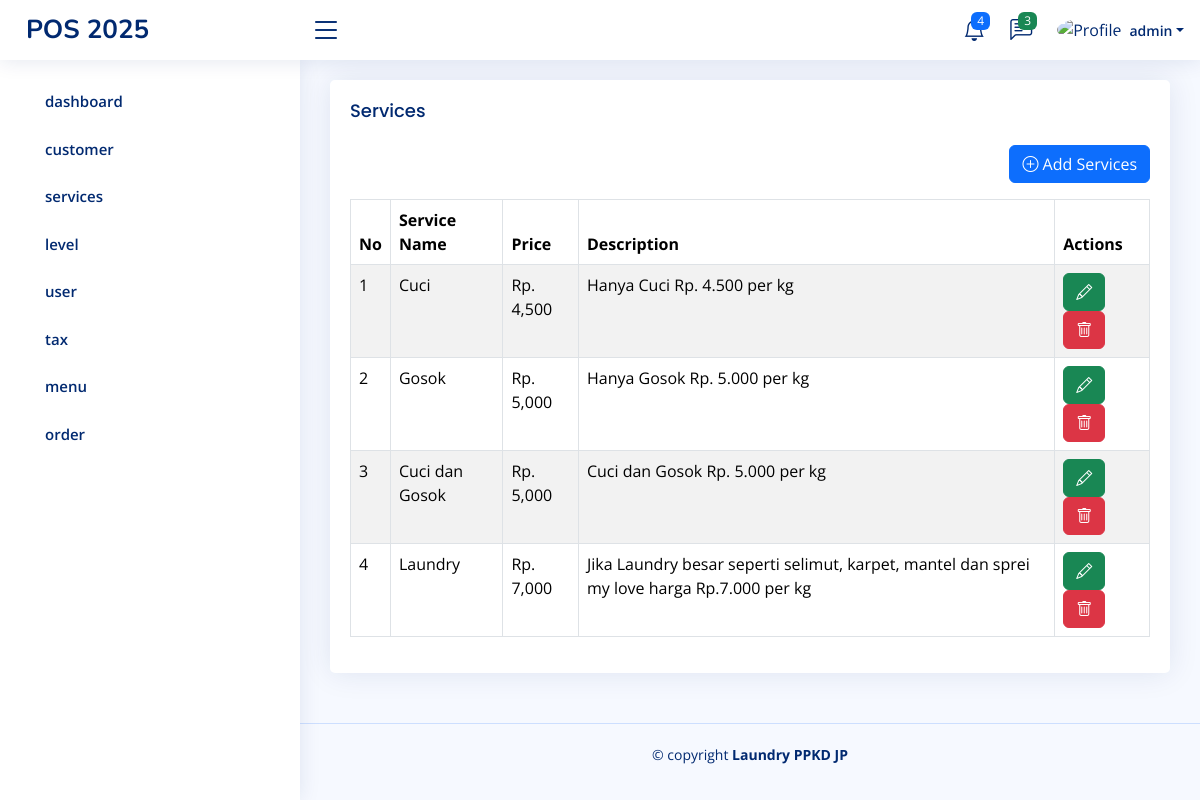
The page /home.php?page=app/service (signed in) on the database its author committed.
### tables this page shows
CREATE TABLE `role_menus` (
  `id` int(11) NOT NULL,
  `id_level` varchar(50) NOT NULL,
  `id_menu` varchar(50) NOT NULL,
  `created_at` timestamp NOT NULL DEFAULT current_timestamp(),
  `updated_at` timestamp NULL DEFAULT NULL ON UPDATE current_timestamp()
);

CREATE TABLE `menus` (
  `id` int(11) NOT NULL,
  `name` varchar(50) NOT NULL,
  `icon` varchar(50) NOT NULL,
  `created_at` timestamp NOT NULL DEFAULT current_timestamp(),
  `updated_at` timestamp NULL DEFAULT NULL ON UPDATE current_timestamp(),
  `link` varchar(50) NOT NULL,
  `order` int(11) NOT NULL
);

CREATE TABLE `services` (
  `id` int(11) NOT NULL,
  `name` varchar(50) NOT NULL,
  `price` int(11) NOT NULL,
  `description` text NOT NULL,
  `created_at` timestamp NOT NULL DEFAULT current_timestamp(),
  `updated_at` timestamp NULL DEFAULT NULL ON UPDATE current_timestamp()
);

### pages/app/service.php (the view, shortened to what this page needs)
<?php
$query = mysqli_query($config, "SELECT * FROM services");
$service = mysqli_fetch_all($query, MYSQLI_ASSOC);
?>
<div class="row">
    <div class="col-sm-12">
        <div class="card">
            <div class="card-body">
                <h3 class="card-title">Services</h3>
                <div class="mb-3" align="right">
                    <a class="btn btn-primary" href="?page=add/tambah-service"><i class="bi bi-plus-circle"></i> Add Services</a>
                </div>
                <table class="table table-bordered table-striped datatable">
                    <thead>
                        <tr>
                            <th>No</th>
                            <th>Service Name</th>
                            <th>Price </th>
                            <th>Description</th>
                            <th>Actions</th>
                        </tr>
                    </thead>
                    <tbody>
                        <?php
                        foreach ($service as $key => $s) {
                        ?>
                            <tr>
                                <td><?php echo $key + 1 ?></td>
                                <td><?php echo $s['name'] ?></td>
                                <td>Rp. <?php echo number_format($s['price']) ?></td>
                                <td><?php echo $s['description'] ?></td>
                                <td>
                                    <a class="btn btn-success" href="?page=add/tambah-service&edit=<?php echo $s['id'] ?>">
                                        <i class="bi bi-pencil"></i>
                                    </a>
                                    <a class="btn btn-danger" onclick="return confirm('Apakah anda yakin akan menghapus data ini?')" href="?page=app/service&delete=<?php echo $s['id'] ?>">
                                        <i class="bi bi-trash"></i>
                                    </a>
                                </td>
                            </tr>
                        <?php
                        }
                        ?>
                    </tbody>
                </table>
            </div>
        </div>
    </div>
</div>

### inc/sidebar.php (shortened to what this page needs)
<?php
$level_id = $_SESSION['ID_LEVEL'] ?? '';
$queryLevelMenu = mysqli_query($config, "SELECT * FROM menus JOIN role_menus ON menus.id = role_menus.id_menu WHERE id_level ='$level_id' ORDER BY `order` ASC");
$rowLevelMenus = mysqli_fetch_all($queryLevelMenu, MYSQLI_ASSOC);
?>
<aside id="sidebar" class="sidebar">
    <ul class="sidebar-nav" id="sidebar-nav">
        <?php foreach ($rowLevelMenus as $rowLevelMenu): ?>
            <li class="nav-item">
                <a class="nav-link collapsed" href="?page=<?php echo $rowLevelMenu['link'] ?>">
                    <span><?php echo $rowLevelMenu['name'] ?></span>
                </a>
            </li>
        <?php endforeach ?>
    </ul>
</aside>

### assets/css/style.css (style rules this page uses)
:root { scroll-behavior: smooth; }
body { font-family: "Open Sans", sans-serif; background: #f6f9ff; color: #444444; }
a { color: #4154f1; text-decoration: none; }
h1, h2, h3, h4, h5, h6 { font-family: "Nunito", sans-serif; }
.card { margin-bottom: 30px; border: none; border-radius: 5px; box-shadow: 0px 0 30px rgba(1, 41, 112, 0.1); }
.card-title { padding: 20px 0 15px 0; font-size: 18px; font-weight: 500; color: #012970; font-family: "Poppins", sans-serif; }
.card-body { padding: 0 20px 20px 20px; }
.sidebar { position: fixed; top: 60px; left: 0; bottom: 0; width: 300px; z-index: 996; transition: all 0.3s; padding: 20px; overflow-y: auto; scrollbar-width: thin; scrollbar-color: #aab7cf transparent; box-shadow: 0px 0px 20px rgba(1, 41, 112, 0.1); background-color: #fff; }
.sidebar-nav { padding: 0; margin: 0; list-style: none; }
.sidebar-nav li { padding: 0; margin: 0; list-style: none; }
.sidebar-nav .nav-item { margin-bottom: 5px; }
.sidebar-nav .nav-link { display: flex; align-items: center; font-size: 15px; font-weight: 600; color: #4154f1; transition: 0.3; background: #f6f9ff; padding: 10px 15px; border-radius: 4px; }
.sidebar-nav .nav-link.collapsed { color: #012970; background: #fff; }

### rows shown on the page
role_menus: id_menu.name "dashboard"
role_menus: id_menu.name "customer"
role_menus: id_menu.name "services"
role_menus: id_menu.name "level"
role_menus: id_menu.name "user"
role_menus: id_menu.name "tax"
role_menus: id_menu.name "menu"
role_menus: id_menu.name "order"
services: name "Cuci", price "4,500", description "Hanya Cuci Rp. 4.500 per kg"
services: name "Gosok", price "5,000", description "Hanya Gosok Rp. 5.000 per kg"
services: name "Cuci dan Gosok", price "5,000", description "Cuci dan Gosok Rp. 5.000 per kg"
services: name "Laundry", price "7,000", description "Jika Laundry besar seperti selimut, karpet, mantel dan sprei my love harga Rp.7.000 per kg"

### other values the page prints
$_SESSION['NAME'] "admin"
